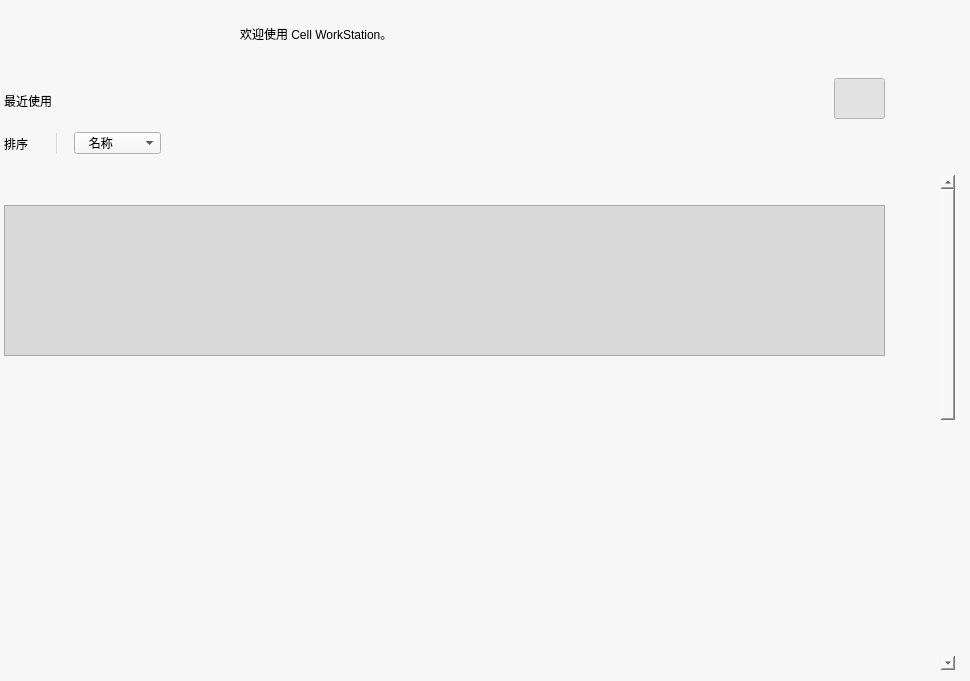
<?xml version="1.0" encoding="UTF-8"?>
<ui version="4.0">
 <class>LauncherHomepage</class>
 <widget class="QWidget" name="LauncherHomepage">
  <property name="geometry">
   <rect>
    <x>0</x>
    <y>0</y>
    <width>970</width>
    <height>681</height>
   </rect>
  </property>
  <property name="windowTitle">
   <string>Form</string>
  </property>
  <property name="styleSheet">
   <string notr="true">background-color: rgb(247, 247, 247);</string>
  </property>
  <widget class="QLabel" name="label_recentPJ">
   <property name="geometry">
    <rect>
     <x>4</x>
     <y>85</y>
     <width>131</width>
     <height>31</height>
    </rect>
   </property>
   <property name="text">
    <string>最近使用</string>
   </property>
  </widget>
  <widget class="QPushButton" name="Btn_grid">
   <property name="geometry">
    <rect>
     <x>834</x>
     <y>78</y>
     <width>51</width>
     <height>41</height>
    </rect>
   </property>
   <property name="sizePolicy">
    <sizepolicy hsizetype="Maximum" vsizetype="Fixed">
     <horstretch>0</horstretch>
     <verstretch>0</verstretch>
    </sizepolicy>
   </property>
   <property name="styleSheet">
    <string notr="true">border-image: url(:/images/Images/MainWindowGrid2_Bright.png);</string>
   </property>
   <property name="text">
    <string/>
   </property>
   <property name="checkable">
    <bool>true</bool>
   </property>
   <property name="checked">
    <bool>true</bool>
   </property>
   <property name="flat">
    <bool>true</bool>
   </property>
  </widget>
  <widget class="QPushButton" name="Btn_list">
   <property name="geometry">
    <rect>
     <x>904</x>
     <y>78</y>
     <width>51</width>
     <height>41</height>
    </rect>
   </property>
   <property name="sizePolicy">
    <sizepolicy hsizetype="Maximum" vsizetype="Fixed">
     <horstretch>0</horstretch>
     <verstretch>0</verstretch>
    </sizepolicy>
   </property>
   <property name="styleSheet">
    <string notr="true">border-image: url(:/images/Images/MainWindowList1_Bright.png);</string>
   </property>
   <property name="text">
    <string/>
   </property>
   <property name="checkable">
    <bool>true</bool>
   </property>
   <property name="flat">
    <bool>true</bool>
   </property>
  </widget>
  <widget class="QLabel" name="label_sort">
   <property name="geometry">
    <rect>
     <x>4</x>
     <y>128</y>
     <width>51</width>
     <height>31</height>
    </rect>
   </property>
   <property name="text">
    <string>排序</string>
   </property>
  </widget>
  <widget class="Line" name="line">
   <property name="geometry">
    <rect>
     <x>56</x>
     <y>133</y>
     <width>1</width>
     <height>21</height>
    </rect>
   </property>
   <property name="styleSheet">
    <string notr="true">color: rgb(218, 218, 218);</string>
   </property>
   <property name="frameShadow">
    <enum>QFrame::Plain</enum>
   </property>
   <property name="orientation">
    <enum>Qt::Vertical</enum>
   </property>
  </widget>
  <widget class="QComboBox" name="comboBox_sort">
   <property name="geometry">
    <rect>
     <x>74</x>
     <y>132</y>
     <width>87</width>
     <height>22</height>
    </rect>
   </property>
   <item>
    <property name="text">
     <string>   名称</string>
    </property>
   </item>
   <item>
    <property name="text">
     <string>   时间</string>
    </property>
   </item>
  </widget>
  <widget class="QScrollArea" name="main_scrollArea">
   <property name="geometry">
    <rect>
     <x>4</x>
     <y>175</y>
     <width>951</width>
     <height>495</height>
    </rect>
   </property>
   <property name="frameShape">
    <enum>QFrame::NoFrame</enum>
   </property>
   <property name="frameShadow">
    <enum>QFrame::Plain</enum>
   </property>
   <property name="horizontalScrollBarPolicy">
    <enum>Qt::ScrollBarAlwaysOff</enum>
   </property>
   <property name="widgetResizable">
    <bool>true</bool>
   </property>
   <widget class="QWidget" name="scrollAreaWidgetContents_3">
    <property name="geometry">
     <rect>
      <x>0</x>
      <y>0</y>
      <width>951</width>
      <height>1000</height>
     </rect>
    </property>
    <property name="minimumSize">
     <size>
      <width>951</width>
      <height>1000</height>
     </size>
    </property>
    <widget class="QFrame" name="frame">
     <property name="geometry">
      <rect>
       <x>0</x>
       <y>30</y>
       <width>881</width>
       <height>151</height>
      </rect>
     </property>
     <property name="styleSheet">
      <string notr="true">background-color: rgb(218, 218, 218);</string>
     </property>
     <property name="frameShape">
      <enum>QFrame::StyledPanel</enum>
     </property>
     <property name="frameShadow">
      <enum>QFrame::Raised</enum>
     </property>
    </widget>
   </widget>
  </widget>
  <widget class="QLabel" name="label_welcome">
   <property name="geometry">
    <rect>
     <x>240</x>
     <y>3</y>
     <width>521</width>
     <height>61</height>
    </rect>
   </property>
   <property name="text">
    <string>欢迎使用 Cell WorkStation。</string>
   </property>
  </widget>
 </widget>
 <resources/>
 <connections/>
</ui>
